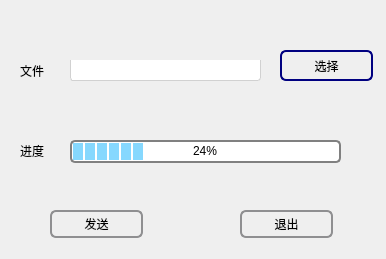
<?xml version="1.0" encoding="UTF-8"?>
<ui version="4.0">
 <class>groupSend</class>
 <widget class="QDialog" name="groupSend">
  <property name="geometry">
   <rect>
    <x>0</x>
    <y>0</y>
    <width>386</width>
    <height>259</height>
   </rect>
  </property>
  <property name="windowTitle">
   <string>Dialog</string>
  </property>
  <property name="styleSheet">
   <string notr="true">QPushButton {
      border: 2px solid #8f8f91;
      border-radius: 6px;
      background-color: qlineargradient(x1: 0, y1: 0, x2: 0, y2: 1,
                                        stop: 0 #f6f7fa, stop: 1 #dadbde);
      min-width: 80px;
  }

  QPushButton:pressed {
      background-color: qlineargradient(x1: 0, y1: 0, x2: 0, y2: 1,
                                        stop: 0 #dadbde, stop: 1 #f6f7fa);
  }

  QPushButton:flat {
      border: none; /* no border for a flat push button */
  }

  QPushButton:default {
      border-color: navy; /* make the default button prominent */
  }
QProgressBar {
      border: 2px solid grey;
      border-radius: 5px;
      text-align: center;
  }
QProgressBar::chunk {
      background-color: #86d8fe;      
	  width: 10px;
      margin: 0.5px;
  }
QLineEdit
{
    background:white;
    padding-left:5px ;
    padding-top:1px ;
    border-bottom-left-radius:3px;
    border-bottom-right-radius:3px;
    border: 1px solid rgb(209 , 209 , 209);
    border-top:transparent;
}
QLineEdit:hover
{
    padding-top:0px ;
    border: 1px solid rgb(21 , 131 , 221);
}</string>
  </property>
  <widget class="QPushButton" name="buttonfile">
   <property name="geometry">
    <rect>
     <x>280</x>
     <y>50</y>
     <width>93</width>
     <height>31</height>
    </rect>
   </property>
   <property name="text">
    <string>选择</string>
   </property>
  </widget>
  <widget class="QPushButton" name="buttonsend">
   <property name="geometry">
    <rect>
     <x>50</x>
     <y>210</y>
     <width>93</width>
     <height>28</height>
    </rect>
   </property>
   <property name="text">
    <string>发送</string>
   </property>
  </widget>
  <widget class="QPushButton" name="buttonquit">
   <property name="geometry">
    <rect>
     <x>240</x>
     <y>210</y>
     <width>93</width>
     <height>28</height>
    </rect>
   </property>
   <property name="text">
    <string>退出</string>
   </property>
  </widget>
  <widget class="QLineEdit" name="lineEdit">
   <property name="geometry">
    <rect>
     <x>70</x>
     <y>60</y>
     <width>191</width>
     <height>21</height>
    </rect>
   </property>
  </widget>
  <widget class="QProgressBar" name="progressBar">
   <property name="geometry">
    <rect>
     <x>70</x>
     <y>140</y>
     <width>271</width>
     <height>23</height>
    </rect>
   </property>
   <property name="value">
    <number>24</number>
   </property>
  </widget>
  <widget class="QLabel" name="label">
   <property name="geometry">
    <rect>
     <x>20</x>
     <y>60</y>
     <width>51</width>
     <height>21</height>
    </rect>
   </property>
   <property name="text">
    <string>文件</string>
   </property>
  </widget>
  <widget class="QLabel" name="label_2">
   <property name="geometry">
    <rect>
     <x>20</x>
     <y>130</y>
     <width>51</width>
     <height>41</height>
    </rect>
   </property>
   <property name="text">
    <string>进度</string>
   </property>
  </widget>
 </widget>
 <resources/>
 <connections/>
</ui>
